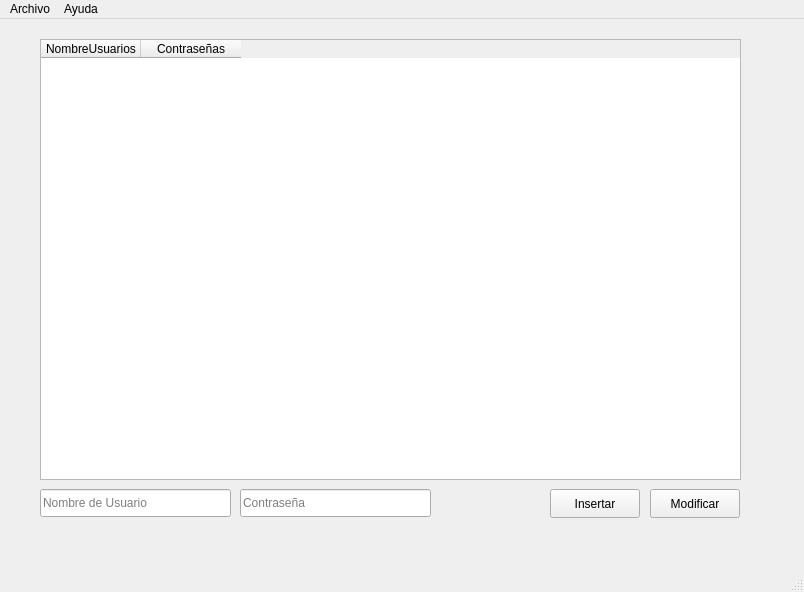
<?xml version="1.0" encoding="UTF-8"?>
<ui version="4.0">
 <class>MainWindow</class>
 <widget class="QMainWindow" name="MainWindow">
  <property name="geometry">
   <rect>
    <x>0</x>
    <y>0</y>
    <width>804</width>
    <height>592</height>
   </rect>
  </property>
  <property name="windowTitle">
   <string>Administración del ITES</string>
  </property>
  <widget class="QWidget" name="centralwidget">
   <widget class="QTableWidget" name="tlbUsuarios">
    <property name="geometry">
     <rect>
      <x>40</x>
      <y>20</y>
      <width>701</width>
      <height>441</height>
     </rect>
    </property>
    <property name="contextMenuPolicy">
     <enum>CustomContextMenu</enum>
    </property>
    <column>
     <property name="text">
      <string>NombreUsuarios</string>
     </property>
    </column>
    <column>
     <property name="text">
      <string>Contraseñas</string>
     </property>
    </column>
   </widget>
   <widget class="QLineEdit" name="nombre">
    <property name="geometry">
     <rect>
      <x>40</x>
      <y>470</y>
      <width>191</width>
      <height>28</height>
     </rect>
    </property>
    <property name="placeholderText">
     <string>Nombre de Usuario</string>
    </property>
   </widget>
   <widget class="QLineEdit" name="contrasena">
    <property name="geometry">
     <rect>
      <x>240</x>
      <y>470</y>
      <width>191</width>
      <height>28</height>
     </rect>
    </property>
    <property name="placeholderText">
     <string>Contraseña</string>
    </property>
   </widget>
   <widget class="QPushButton" name="btnIngresar">
    <property name="geometry">
     <rect>
      <x>550</x>
      <y>470</y>
      <width>90</width>
      <height>29</height>
     </rect>
    </property>
    <property name="text">
     <string>Insertar</string>
    </property>
   </widget>
   <widget class="QPushButton" name="btnModificar">
    <property name="geometry">
     <rect>
      <x>650</x>
      <y>470</y>
      <width>90</width>
      <height>29</height>
     </rect>
    </property>
    <property name="text">
     <string>Modificar</string>
    </property>
   </widget>
  </widget>
  <widget class="QMenuBar" name="menubar">
   <property name="geometry">
    <rect>
     <x>0</x>
     <y>0</y>
     <width>804</width>
     <height>25</height>
    </rect>
   </property>
   <widget class="QMenu" name="menuArchivo">
    <property name="title">
     <string>Archivo</string>
    </property>
    <addaction name="separator"/>
    <addaction name="actionUsuarios"/>
    <addaction name="actionProfesores"/>
    <addaction name="actionAlumnos"/>
    <addaction name="actionMaterias"/>
    <addaction name="separator"/>
    <addaction name="actionSalir"/>
   </widget>
   <widget class="QMenu" name="menuAyuda">
    <property name="title">
     <string>Ayuda</string>
    </property>
    <widget class="QMenu" name="menuSobre_su_uso">
     <property name="title">
      <string>Sobre su uso</string>
     </property>
     <addaction name="actionUsuarios_2"/>
    </widget>
    <addaction name="actionAcercade"/>
    <addaction name="menuSobre_su_uso"/>
   </widget>
   <addaction name="menuArchivo"/>
   <addaction name="menuAyuda"/>
  </widget>
  <widget class="QStatusBar" name="statusbar"/>
  <action name="actionUsuarios">
   <property name="text">
    <string>Usuarios</string>
   </property>
  </action>
  <action name="actionProfesores">
   <property name="text">
    <string>Profesores</string>
   </property>
  </action>
  <action name="actionAlumnos">
   <property name="text">
    <string>Alumnos</string>
   </property>
  </action>
  <action name="actionMaterias">
   <property name="text">
    <string>Materias</string>
   </property>
  </action>
  <action name="actionSalir">
   <property name="text">
    <string>Salir</string>
   </property>
  </action>
  <action name="actionAcercade">
   <property name="text">
    <string>Acerca de...</string>
   </property>
  </action>
  <action name="actionUsuarios_2">
   <property name="text">
    <string>Usuarios</string>
   </property>
  </action>
 </widget>
 <resources/>
 <connections/>
</ui>
